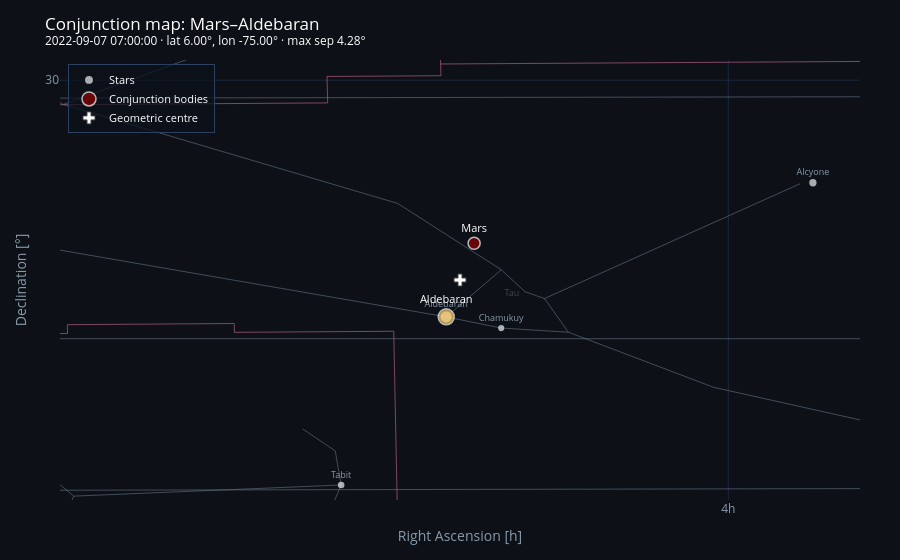

The code cell stored with this chart in its notebook:
### Markdown cell above
### Sky map with stellar context

`plot_map()` draws the conjunction on a Plotly equatorial map with bright stars (same spirit as `Stars.plot_stars`). The view is centred on the geometric mean of the body directions and is only produced when `in_conjunction` is true.

### Code cell
conjunction.plot_map(mag_plotlimit=3.4, mag_namelimit=4.0)

### Figure 1 — Plotly figure (JSON) as saved in the notebook; plotly's stock layout.template omitted (floating-point values rounded to 4 significant figures; data arrays with more than 128 entries replaced by an {"elided": "..."} marker saying what was removed)
{"data": [{"hoverinfo": "skip", "line": {"color": "rgba(230, 120, 170, 0.65)", "width": 0.8}, "mode": "lines", "name": "boundaries", "showlegend": false, "type": "scatter", "x": {"elided": "8054 float values"}, "y": {"elided": "8054 float values"}}, {"hoverinfo": "skip", "line": {"color": "rgba(110, 125, 145, 0.55)", "width": 1}, "mode": "lines", "name": "asterisms", "showlegend": false, "type": "scatter", "x": {"elided": "2044 float values"}, "y": {"elided": "2044 float values"}}, {"hoverinfo": "skip", "mode": "text", "name": "constellation labels", "showlegend": false, "text": ["Aql", "And", "Scl", "Ara", "Lib", "Cet", "Ari", "Sct", "Pyx", "Boo", "Cae", "Cha", "Cnc", "Cap", "Car", "Cas", "Cen", "Cep", "Com", "CVn", "Aur", "Col", "Cir", "Crt", "CrA", "CrB", "Crv", "Cru", "Cyg", "Del", "Dor", "Dra", "Nor", "Eri", "Sge", "For", "Gem", "Cam", "CMa", "UMa", "Gru", "Her", "Hor", "Hya", "Hyi", "Ind", "Lac", "Mon", "Lep", "Leo", "Lup", "Lyn", "Lyr", "Ant", "Mic", "Mus", "Oct", "Aps", "Oph", "Ori", "Pav", "Peg", "Pic", "Per", "Equ", "CMi", "LMi", "Vul", "UMi", "Phe", "Psc", "PsA", "Vol", "Pup", "Ret", "Sgr", "Sco", "Ser", "Sex", "Men", "Tau", "Tel", "Tuc", "Tri", "TrA", "Aqr", "Vir", "Vel"], "textfont": {"color": "rgba(130, 140, 155, 0.42)", "size": 9}, "type": "scatter", "x": [293.9, 14.9, 239.5, 261.5, 229.9, 33.54, 32.28, 281.0, 131.3, 218.2, 69.81, 156.8, 130.5, 316.6, 142.2, 15.65, 202.3, 334.2, 195.3, 191.5, 82.13, 89.22, 225.8, 171.9, 285.4, 236.1, 185.7, 187.9, 304.4, 310.4, 80.13, 253.9, 244.2, 54.03, 297.9, 45.38, 106.3, 62.95, 103.8, 164.1, 339.3, 257.0, 47.6, 149.6, 37.63, 314.8, 337.0, 104.9, 82.76, 159.8, 231.2, 124.8, 282.7, 153.5, 316.0, 186.7, 295.3, 243.2, 256.8, 84.14, 292.3, 291.7, 91.05, 52.42, 319.3, 113.6, 155.3, 296.5, 226.5, 14.53, 115.7, 335.6, 120.6, 112.1, 60.95, 284.5, 254.5, 248.9, 155.1, 76.73, 67.14, 277.4, 232.9, 32.0, 240.8, 337.4, 201.4, 143.0], "y": [6.0, 35.93, -33.11, -55.39, -16.33, -4.257, 22.62, -9.75, -32.43, 26.67, -41.41, -78.47, 19.51, -17.84, -59.33, 59.85, -47.68, 67.37, 25.27, 39.72, 38.52, -35.67, -62.11, -16.34, -38.95, 27.54, -20.14, -59.79, 39.44, 15.01, -60.65, 62.77, -50.31, -25.73, 18.82, -30.61, 24.36, 67.25, -22.54, 53.81, -45.08, 33.64, -52.7, -7.737, -70.05, -52.98, 47.71, -2.169, -17.1, 18.71, -42.48, 44.87, 35.78, -33.59, -32.53, -69.15, -80.77, -78.65, -3.504, 6.796, -65.22, 20.87, -56.34, 42.76, 8.144, 6.704, 35.38, 26.26, 78.76, -46.06, 10.09, -30.28, -68.8, -37.68, -61.93, -29.08, -34.53, 3.697, -0.6187, -73.61, 17.88, -47.5, -60.34, 32.91, -67.11, -7.623, -2.053, -48.92]}, {"customdata": [[0.87, "Aldebaran"], [2.85, "Alcyone"], [3.19, "Tabit"], [3.4, "Chamukuy"]], "hovertemplate": "<b>%{customdata[1]}</b><br>RA: %{x:.2f}°<br>Dec: %{y:.2f}°<br>V mag: %{customdata[0]:.2f}<extra></extra>", "marker": {"color": "white", "line": {"width": 0}, "opacity": 0.65, "size": [11.26, 7.3, 6.62, 6.2], "symbol": "circle"}, "mode": "markers+text", "name": "Stars", "showlegend": true, "text": ["Aldebaran", "Alcyone", "Tabit", "Chamukuy"], "textfont": {"color": "#8899aa", "size": 9}, "textposition": "top center", "type": "scatter", "x": [69.31, 57.21, 72.77, 67.49], "y": [16.55, 24.17, 6.999, 15.92]}, {"hovertemplate": "<b>%{text}</b><br>RA: %{x:.2f}°<br>Dec: %{y:.2f}°<extra></extra>", "marker": {"color": ["#8E0000", "#ffcc66"], "line": {"color": "white", "width": 1.5}, "size": [12, 16], "symbol": "circle"}, "mode": "markers+text", "name": "Conjunction bodies", "text": ["Mars", "Aldebaran"], "textfont": {"color": "white", "size": 11}, "textposition": "top center", "type": "scatter", "x": [68.38, 69.3], "y": [20.74, 16.56]}, {"hovertemplate": "Centre<br>RA: 68.85°<br>Dec: 18.65°<extra></extra>", "marker": {"color": "white", "line": {"width": 1}, "size": 10, "symbol": "cross"}, "mode": "markers", "name": "Geometric centre", "type": "scatter", "x": [68.85], "y": [18.65]}], "layout": {"autosize": true, "font": {"color": "white"}, "height": 560, "legend": {"bgcolor": "rgba(10,16,26,0.7)", "bordercolor": "#2c4060", "borderwidth": 1, "font": {"size": 11}, "x": 0.01, "xanchor": "left", "y": 0.99, "yanchor": "top"}, "margin": {"b": 60, "l": 60, "r": 40, "t": 60}, "paper_bgcolor": "#0d1117", "plot_bgcolor": "#0d1117", "title": {"text": "Conjunction map: Mars–Aldebaran<br><sup>2022-09-07 07:00:00 · lat 6.00°, lon -75.00° · max sep 4.28°</sup>"}, "xaxis": {"autorange": false, "color": "#8899aa", "gridcolor": "#1a2740", "range": [82.04, 55.66], "showgrid": true, "ticktext": ["0h", "2h", "4h", "6h", "8h", "10h", "12h", "14h", "16h", "18h", "20h", "22h", "24h"], "tickvals": [0, 30, 60, 90, 120, 150, 180, 210, 240, 270, 300, 330, 360], "title": {"text": "Right Ascension [h]"}, "zeroline": false}, "yaxis": {"autorange": false, "color": "#8899aa", "gridcolor": "#1a2740", "range": [6.149, 31.15], "showgrid": true, "tickvals": [-90, -60, -30, 0, 30, 60, 90], "title": {"text": "Declination [°]"}, "zeroline": false}}}
